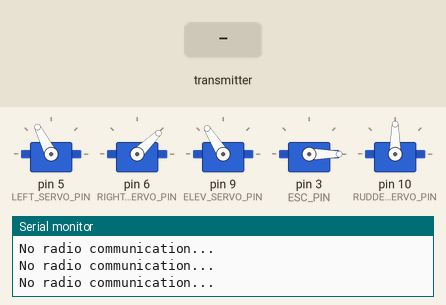
This sketch was run on a simulated Arduino Nano, built with avr-gcc and run on an emulated ATmega328P. Parts: 5 × servo, the last lines printed to the serial monitor. The inputs (shaded band) are chosen by the test bench. No radio packets arrive unless stated.

Above: at 7.2 s.
7.3 s: the transmitter starts sending roll = 0
At 10.19 s:
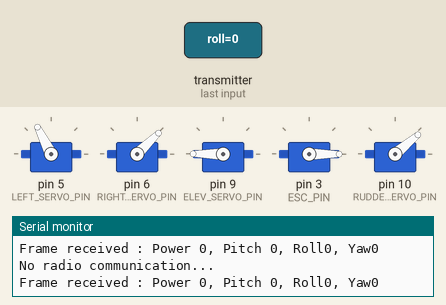
10.3 s: the transmitter starts sending pitch = 64
At 11.5 s:
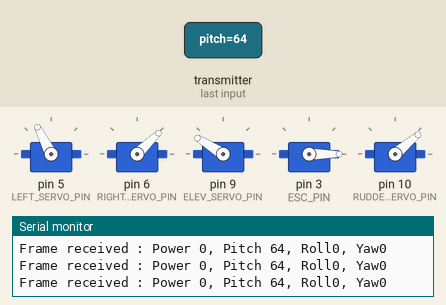
11.8 s: the transmitter starts sending yaw = 64
At 13.0 s:
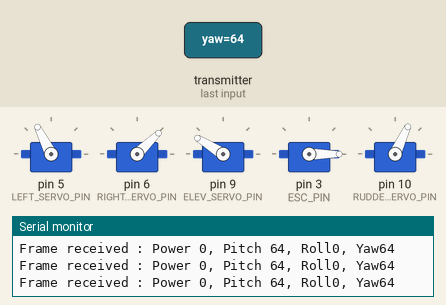
13.3 s: the transmitter starts sending power = 64
At 14.5 s:
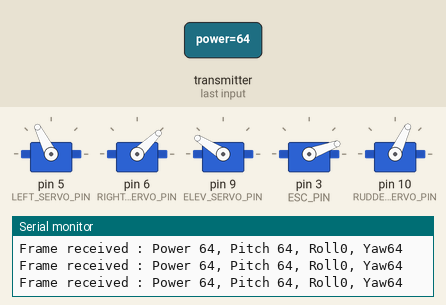
14.8 s: the transmitter starts sending pitch = 0
At 15.2 s:
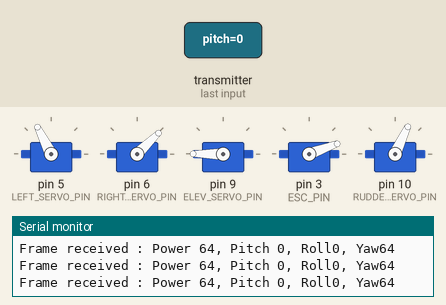
16.3 s: the transmitter starts sending yaw = 0
At 16.9 s:
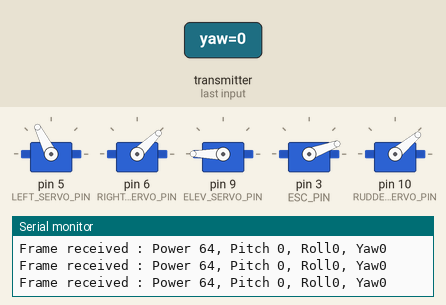
Timing chart, 0 to 18.8 s (numbered marks = the images above; inputs shaded):
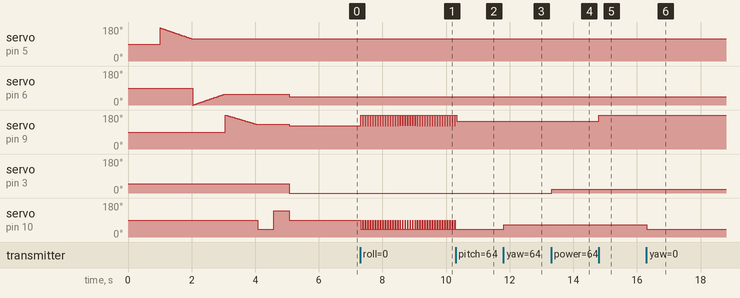

Measured:
- after the input at 7.3 s, servo on pin 9 (ELEV_SERVO_PIN): alternates 180° for 0.07 s and 122° for 0.01 s, starting at once; servo on pin 10 (RUDDER_SERVO_PIN): alternates 90° for 0.01 s and 40° for 0.07 s, starting at once
- after the input at 10.3 s, servo on pin 10 (RUDDER_SERVO_PIN): stops changing and stays 40°
- after the input at 11.8 s, servo on pin 10 (RUDDER_SERVO_PIN): 40° → 65° at once
- after the input at 13.3 s, servo on pin 3 (ESC_PIN): 0° → 20° at once
- after the input at 14.8 s, servo on pin 9 (ELEV_SERVO_PIN): 148° → 180° at once
- after the input at 16.3 s, servo on pin 10 (RUDDER_SERVO_PIN): 65° → 40° at once

The sketch:

main.ino
```cpp
// (licence header left out)
#include "aileron.h"
#include "motor.h"
#include "battery.h"
#include "rudder.h"
#include "radio.h"
#include "roll.h"

#include "header.h"

Aileron leftAileron;
Aileron rightAileron;
Roll roll;
Aileron elevAileron;

Battery lipoPack;
Motor brushless;
Rudder rudder;
//Radio radio(NRF24L01_CE, NRF24L01_CS);

RF24 radio(7, 8);

const byte channel = 120;
const uint8_t pipe[] = {0x01, 0x02};

/**
 * @brief startup script, checks all components are working well
 */
void start()
{
  Serial.println("START");
  leftAileron.moveSpeed(100, STARTUP_AILERONS_SPEED);
  rightAileron.moveSpeed(100, STARTUP_AILERONS_SPEED);
  elevAileron.moveSpeed(100, STARTUP_AILERONS_SPEED);
  rudder.test();
  leftAileron.moveIdle();
  rightAileron.moveIdle();
  elevAileron.moveIdle();
  rudder.moveIdle();
}

void setup()
{
  Serial.begin(9600);
  Serial.println("SETUP");

  leftAileron.init(LEFT_SERVO_PIN, LEFT_DOWN, LEFT_UP);
  rightAileron.init(RIGHT_SERVO_PIN, RIGHT_DOWN, RIGHT_UP);
  leftAileron.reverse();
  roll.init(leftAileron, rightAileron);
  elevAileron.init(ELEV_SERVO_PIN, ELEV_DOWN, ELEV_UP);
  elevAileron.reverse();
  brushless.init(ESC_PIN);
  rudder.init(RUDDER_SERVO_PIN, RUDDER_LEFT, RUDDER_RIGHT);

  lipoPack.init(LIPO_2S, VOLTAGE_RECTIFIER_COEFF);

  //radio.init(NRF24L01_CE, NRF24L01_CS);

  radio.begin();
  radio.setChannel(channel);
  radio.openReadingPipe(1, pipe[1]);

  //radio.setPALevel(RF24_PA_MIN);

  /*   radio.enableDynamicAck();
  radio.enableDynamicPayloads(); */

  const int lipoResistors[][2] = {{0, 0}, {R2, R3}};
  lipoPack.setResistorValues(lipoResistors);
  const uint8_t lipoPinout[] = {A0, A1};
  lipoPack.setPinout(lipoPinout);

  delay(1000);
  if (ENABLE_STARTUP)
    start();

  /*   if (radio.waitForConnection(CONNECTION_TIMEOUT))
    brushless.arm();
  else */
  brushless.arm();
  brushless.idle();
  radio.startListening();
}

void loop()
{
  /*
  radio.receiveData();

  brushless.setSpeed(radio.getPower());
  roll.setRoll(radio.getRoll());
  elevAileron.moveTo(radio.getPitch());
  rudder.moveTo(radio.getYaw());

  */

  TtoPDataFrame frame;

  if (radio.available())
  {
    radio.read(&frame, sizeof(TtoPDataFrame));
    roll.setRoll(frame.roll);
    elevAileron.moveTo(frame.pitch);
    rudder.moveTo(frame.yaw);
    brushless.setSpeed(frame.power);
    //delay(100);
    Serial.print("Frame received : Power ");
    Serial.print(frame.power);
    Serial.print(", Pitch ");
    Serial.print(frame.pitch);
    Serial.print(", Roll");
    Serial.print(frame.roll);
    Serial.print(", Yaw");
    Serial.println(frame.yaw);
    //radio.flush_rx();
    //radio.flush_tx();
  }
  else
  {
    Serial.println("No radio communication...");
    brushless.idle();
    roll.idle();
    elevAileron.moveIdle();
    rudder.moveIdle();
  }
  delay(10);
}
```

aileron.cpp
```cpp
// (licence header left out)
#include "aileron.h"
#include <Arduino.h>

Aileron::Aileron()
{
  m_reversed = false;
}

Aileron::~Aileron() {}

void Aileron::init(int pin_p, int min_p, int max_p)
{
  m_servoPin = pin_p;
  m_servo.attach(pin_p);
  if (min_p <= max_p)
  {
    m_minAngle = min_p;
    m_maxAngle = max_p;
  }
  else
  {
    m_minAngle = max_p;
    m_maxAngle = min_p;
  }
}

void Aileron::reverse()
{
  m_reversed = !m_reversed;
}

void Aileron::moveTo(uint8_t position_p)
{
  uint8_t targetAngle = map(position_p, 0, UINT8_MAX, m_reversed ? m_maxAngle : m_minAngle, m_reversed ? m_minAngle : m_maxAngle);
  m_servo.write(targetAngle);
}

void Aileron::moveSpeed(uint8_t position_p, uint8_t speed_p = 100, int start_p = -1)
{
  uint8_t firstStep = 0;
  if (start_p != -1)
  {
    firstStep = start_p;
    moveTo(start_p);
  }
  int stepDelay = map(speed_p, 0, 100, SLOWEST_MOVEMENT_DELAY, 0);
  for (uint8_t i = firstStep; i <= position_p; i++)
  {
    moveTo(i);
    delay(stepDelay);
  }
}

void Aileron::moveUp()
{
	moveTo(UINT8_MAX);
}

void Aileron::moveDown()
{
  moveTo(0);
}

void Aileron::moveIdle()
{
  moveTo((m_minAngle+m_maxAngle)/2);
}

uint8_t Aileron::getPosition()
{
  return m_servo.read();
}
```

aileron.h
```cpp
// (licence header left out)
#ifndef AILERON_HPP
#define AILERON_HPP

#include <Arduino.h>

/**
 * @brief the delay between two steps (1°) for a the slowest movement available
 * @note inversely proportionnal to the speed of the slowest movement
 */
#define SLOWEST_MOVEMENT_DELAY 100

#ifndef SERVO_H
#define SERVO_H
//#include "/home/valentin/Arduino/libraries/Servo/src/Servo.h"
#include "Servo.h"
#endif

/**
 * @class Aileron
 * @brief Representation of the ailerons
 */
class Aileron
{
private:
  Servo m_servo;
  uint8_t m_servoPin;
	/**
   * @brief minimum angle the servomotor can reach
   */
	uint8_t m_minAngle;
	/**
   * @brief maximum angle the servomotor can reach
   */
	uint8_t m_maxAngle;
	/**
   * @brief reverses the sense of rotation if set to true
   */
	bool m_reversed;

public:
	Aileron();
	/**
   * @brief Initialize the servomotor associated with the aileron
   * @note limit angles will be recorded so that m_minAngle <= m_maxAngle regardless of the parameters order. See
   * @param min_p minimum angle the servomotor can reach
   * @param max_p maximum angle the servomotor can reach
   * @param pin_p the pin the servomotor is attached to
   */
	void init(int pin_p, int min_p, int max_p);
	~Aileron();
	/**
   * @brief reverses the current sense of rotation of the servomotor
   */
	void reverse();
	/**
   * @brief moves aileron with a given angle
   * @param position_p final position in range 0-UINT8_MAX
   * @note position_p = 0 moves the aileron down, position_p = UINT8_MAX moves the aileron up
   */
	void moveTo(uint8_t position_p);

	/**
   * @brief moves aileron at specified speed
   * @param position_p final position in range 0-UINT8_MAX
   * @param speed_p movement speed (in percent, optional)
   * @param start_p start position (in percent, optional)
   */
	void moveSpeed(uint8_t position_p, uint8_t speed_p = 100, int start_p = -1);

	/**
   * @brief moves aileron upward at max speed
   */
	void moveUp();

	/**
   * @brief moves aileron downward at max speed
   */
	void moveDown();

  /**
   * @brief moves aileron to idle position
   */
  void moveIdle();

	uint8_t getPosition();
};

#endif
```

battery.cpp
```cpp
// (licence header left out)
#include "battery.h"
#include <Arduino.h>

Battery::Battery()
{
  this->m_nbCells = 0;
  this->m_rectifierCoefficient = 1.0;
  this->m_cellLevels = NULL;
  this->m_cellVoltages = NULL;
  this->m_resistorRatios = NULL;
  this->m_pinout = NULL;
}

void Battery::init(uint8_t NbCells_p, float rectifierCoefficient_p = 1.0)
{
  if (NbCells_p)
  {
    m_nbCells = NbCells_p;
    this->m_resistorRatios = new float[this->m_nbCells];
    this->m_pinout = new uint8_t[this->m_nbCells];
    this->m_cellVoltages = new float[this->m_nbCells];
    this->m_cellLevels = new float[this->m_nbCells];
    m_rectifierCoefficient = rectifierCoefficient_p;
  }
}

Battery::~Battery()
{
  delete[] this->m_cellLevels;
  delete[] this->m_cellVoltages;
  delete[] this->m_resistorRatios;
  delete[] this->m_pinout;
}

void Battery::setResistorValues(const int resistorValues_p[][2])
{
  for (uint8_t i = 0; i < m_nbCells; i++)
  {
    if (resistorValues_p[i][0]) //avoid division by zero
      m_resistorRatios[i] = (float)resistorValues_p[i][1] / resistorValues_p[i][0];
    else
      m_resistorRatios[i] = 0.0;
  }
}

void Battery::setPinout(const uint8_t pinout_p[])
{
  for (uint8_t i = 0; i < m_nbCells; i++)
    m_pinout[i] = pinout_p[i];
}

void Battery::refresh()
{
  uint8_t i;
  for (i = 0; i < m_nbCells; i++)
  {
    uint16_t samples[NB_SAMPLES_BATTERY];
    for (uint8_t j = 0; j < NB_SAMPLES_BATTERY; j++)
    {
      samples[j] = analogRead(m_pinout[i]);
      delayMicroseconds(DELAY_SAMPLES_BATTERY);
    }
    m_cellVoltages[i] = m_rectifierCoefficient * (float)ANALOG_REF * (float)mathFunctions::mean<float, uint16_t>(samples,NB_SAMPLES_BATTERY) * (1 + m_resistorRatios[i]) / ANALOG_PRECISION; //cumulated voltages
  }
  m_globalVoltage = m_cellVoltages[m_nbCells - 1];
  m_globalLevel = mathFunctions::map<float>(m_globalVoltage, m_nbCells * LIPO_LOWEST_VOLTAGE, m_nbCells * LIPO_HIGHEST_VOLTAGE, 0.0, 100.0);
  for (i = (m_nbCells - 1); i > 0; i--)
    m_cellVoltages[i] -= m_cellVoltages[i - 1]; //individual cell voltages
  for (i = 0; i < m_nbCells; i++)
    m_cellLevels[i] = mathFunctions::map<float>(m_cellVoltages[i], LIPO_LOWEST_VOLTAGE, LIPO_HIGHEST_VOLTAGE, 0.0, 100.0);
}

float Battery::getCellVoltage(uint8_t cellSelect_p)
{
  return m_cellVoltages[cellSelect_p];
}

float Battery::getCellLevel(uint8_t cellSelect_p)
{
  return m_cellLevels[cellSelect_p];
}

float Battery::getGlobalVoltage()
{
  return m_globalVoltage;
}

float Battery::getGlobalLevel()
{
  return m_globalLevel;
}

void Battery::print()
{
  Serial.println("******** BATTERY REPORT : ********");
  for (uint8_t i = 0; i < m_nbCells; i++)
  {
    Serial.print("Cell n°");
    Serial.print(i);
    Serial.print(" voltage: ");
    Serial.print(getCellVoltage(i), 2);
    Serial.println("V");
  }
  Serial.print("Total voltage : ");
  Serial.print(getGlobalVoltage(), 2);
  Serial.println("V");
  for (uint8_t i = 0; i < m_nbCells; i++)
  {
    Serial.print("Cell n°");
    Serial.print(i);
    Serial.print(" level: ");
    Serial.print(getCellLevel(i), 2);
    Serial.println("%");
  }
  Serial.print("Global level : ");
  Serial.print(getGlobalLevel(), 2);
  Serial.println("%");
  Serial.println("********");
}
```

battery.h
```cpp
// (licence header left out)
#ifndef BATTERY_HPP
#define BATTERY_HPP

#define LIPO_1S 1
#define LIPO_2S 2
#define LIPO_3S 3
#define LIPO_4S 4
#define LIPO_5S 5
#define LIPO_6S 6

#include <Arduino.h>
#include "math_functions.h"

#define LIPO_LOWEST_VOLTAGE 3.3 //voltage of a normally discharged lipo cell
#define LIPO_HIGHEST_VOLTAGE 4.2 //voltage of a fully charged lipo cell
#define ANALOG_REF 5.0
#define ANALOG_PRECISION 1023

#define NB_SAMPLES_BATTERY 10 //number of readings
#define DELAY_SAMPLES_BATTERY 500 //delay between two readings (in microseconds)

/**
 * @class Battery
 * @brief Represents the Lipo battery pack and implements methods to get its charge level
 */
class Battery
{
private:
  uint8_t m_nbCells;
  /**
   * @brief values of resistors ratios used in voltage dividers
   */
  float *m_resistorRatios;
  /**
   * @brief array containing voltage divider output pins
   */
  uint8_t *m_pinout;
  /**
   * @brief individual voltages of battery cells in Volts
   */
  float *m_cellVoltages;
  /**
   * @brief individual levels of battery cells in percent
   */
  float *m_cellLevels;
  /**
   * @brief global voltage of battery pack
   */
  float m_globalVoltage;
  /**
   * @brief global level of battery pack
   */
  float m_globalLevel;
  /**
   * @brief a coefficient to ajust voltge measurement according to multimiter one
   */
  float m_rectifierCoefficient;

public:
  Battery();
  /**
   * @brief Destroy the Battery object
   */
  ~Battery();
    /**
   * @brief Initialize a Battery object with a specified number of cells
   * @param NbCells_p number of cells of the battery pack
   * @param rectifierCoefficient_p the rectifier coefficient to apply on voltage measurements
   */
  void init(uint8_t NbCells_p, float rectifierCoefficient_p);
  /**
   * @brief set all resistor values used in voltage divider
   * @param resistorValues_p[][2] array containing all resistor values in the format {{R1, R2},{R3, R4}} (see README.md)
   * @note the size of resistorValues_p must be equal to the number of cells m_nbCells
   * @note set resistorValues_p[i] to {0,0} if there is no voltage divider to measure i-th cell voltage
   */
  void setResistorValues(const int resistorValues_p[][2]);
  /**
   * @brief Set the Pinout of the voltage divider in the format {}
   * @note the size of pinout_p must be equal to the number of cells m_nbCells
   * @param pinout_p
   */
  void setPinout(const uint8_t pinout_p[]);
  /**
   * @brief refreshes voltage and level of all battery cells and global voltage and level
   */
  void refresh();
  /**
   * @brief Get the individual voltage of a battery cell
   * @param cellSelect_p index of target cell (must be < nbCells)
   * @return float selected cell voltage in volts
   */
  float getCellVoltage(uint8_t cellSelect_p);
  /**
   * @brief Get the individual level percentage of a battery cell
   * @param cellSelect_p index of target cell (must be < nbCells)
   * @return float selected cell level in percents
   */
  float getCellLevel(uint8_t cellSelect_p);
  /**
   * @brief Get the Total Voltage of the lipo pack
   * @return float total voltage in volts
   */
  float getGlobalVoltage();
  /**
   * @brief Get the Global Level of the lipo pack calculated from global voltage
   * @return float total level in percents
   */
  float getGlobalLevel();
  /**
   * @brief prints all battery data to Serial monitor
   * @note use for debugging purposes
   */
  void print();
};

#endif
```

frame.cpp
```cpp
// (licence header left out)
/*
#include "frame.h"

incomingFrame::incomingFrame()
{
}

incomingFrame::incomingFrame(const TtoPDataFrame newFrame_p)
{
  m_frame = newFrame_p;
}

incomingFrame::~incomingFrame(){}

bool incomingFrame::isAuthentificationFrame()
{
  return m_frame.pitch == AUTH_PITCH && m_frame.roll == AUTH_ROLL && m_frame.power == AUTH_POWER;
} */
```

frame.h
```cpp
// (licence header left out)
#ifndef FRAME_H
#define FRAME_H

#include "battery.h"
#include <Arduino.h>

/**
 * @brief Struct composed with all data contained in a frame sent from the Transmitter to the Plane
 */
typedef struct{
  uint8_t roll;
  uint8_t pitch;
  uint8_t yaw;
  uint8_t power;
}TtoPDataFrame;

/**
 * @brief Struct composed with all data contained in a frame sent from the Plane to the Transmitter
 */
typedef struct
{
  float cellVoltages[LIPO_2S];
  float temp;
  float hum;
}PtoTDataFrame;

/* class incomingFrame
{
private:
  TtoPDataFrame m_frame;
public:
  incomingFrame();
  incomingFrame(const TtoPDataFrame newFrame_p);
  ~incomingFrame();
  bool isAuthentificationFrame();
}; */

#endif
```

header.h
```cpp
/* Pinout Declarations */
#define LEFT_SERVO_PIN 5 //Data pin of servomotor controlling left wing aileron
#define RIGHT_SERVO_PIN 6
#define ELEV_SERVO_PIN 9
#define RUDDER_SERVO_PIN 10

#define ESC_PIN 3 //Brushless motor ESC

#define DT11_DATA_PIN 2 //Temperature and humidity sensor

#define NRF24L01_CE 7
#define NRF24L01_CS 8

#define LIPO_MIDPOINT A0
#define LIPO_VCC A1

/* Servo Limit Angles */
#define LEFT_UP 25
#define LEFT_DOWN 175
#define RIGHT_UP 0
#define RIGHT_DOWN 150
#define ELEV_UP 50
#define ELEV_DOWN 180
#define RUDDER_LEFT 40
#define RUDDER_RIGHT 140

/* Lipo Voltage Divider Resistor Values */
#define R2 1000 //ohms
#define R3 1000 //ohms

#define VOLTAGE_RECTIFIER_COEFF 0.9288

/* Others */
#define ENABLE_STARTUP 1
#define STARTUP_AILERONS_SPEED 90 //in percent
#define MOTOR_TEST_DURATION 10000 //in milliseconds
#define CONNECTION_TIMEOUT 60     //in seconds
```

math_functions.h
```cpp
// (licence header left out)
#ifndef MATHFUNCTIONS_H
#define MATHFUNCTIONS_H

#include <Arduino.h>

/**
 * @namespace mathFunctions
 * @brief collection of useful templated math functions
 */
namespace mathFunctions
{

  /**
 * @brief computes a sum
 * @tparam T type of return
 * @tparam K type of input data
 * @param dataArray_p array containing all values
 * @param size_p size of arrayData_p
 * @return T sum value
 */
  template <typename T, typename K>
  T sum(K dataArray_p[], uint8_t size_p)
  {
    T sum = 0;
    for (uint8_t i = 0; i < size_p; i++)
      sum += dataArray_p[i];
    return sum;
  }

  /**
 * @brief computes a mean value
 * @tparam T type of input data
 * @tparam K type of return
 * @tparam U type of sum (optional)
 * @note set U to avoid overflow situations when calculating sum
 * @param dataArray_p array containing all values
 * @param size_p size of arrayData_p
 * @return T mean value
 */
  template <typename T, typename K, typename U = K>
  T mean(K dataArray_p[], uint8_t size_p)
  {
    return (T)(sum<U, K>(dataArray_p, size_p) / size_p);
  }

  /**
 * @brief extracts digit from a number
 * @tparam T type of number
 * @tparam K type of returned digit (optional)
 * @param number_p input number
 * @param digitSelect_p digit selector (starting from rightmost digit at default index 0)
 * @param base_p base of input number
 * @return K extracted digit (0 in case of an overflow)
 */
  template <typename T, typename K = T>
  K extractDigit(T number_p, uint8_t digitSelect_p = 0, uint8_t base_p = 10)
  {
    while (number_p && digitSelect_p)
    {
      number_p /= base_p;
      digitSelect_p--;
    }
    return (K)(number_p % base_p);
  }

  /**
 * @brief Re-maps a number from one range to another
 * @note equivalent of the [Arduino map function](https://www.arduino.cc/reference/en/language/functions/math/map/) extended to all type of values
 * @tparam T type of input range
 * @tparam U type of output range (default set to T)
 * @tparam K type of return value
 * @param base base number
 * @param minBase lower bound of input range
 * @param maxBase upper bound of input range
 * @param newMin lower bound of output range
 * @param newMax upper bound of output range
 * @return re-mapped number
 */
  template <typename T, typename U = T, typename K = U>
  K map(T base, T minBase, T maxBase, U newMin, U newMax)
  {
    T baseRange = maxBase - minBase;
    U newRange = newMax - newMin;
    return (K)(newMin + (base - minBase) * newRange / baseRange);
  }
} // namespace mathFunctions

#endif
```

motor.cpp
```cpp
// (licence header left out)
#include "motor.h"
#include <Arduino.h>

Motor::Motor()
{
    m_speed = 0;
    m_armed = false;
    m_ESC = Servo();
}

void Motor::init(uint8_t dataPin_p)
{
  m_ESC.attach(dataPin_p,1000,2000);
  m_ESC.write(ANTI_ARM_SPEED);
}

void Motor::arm()
{
    m_ESC.write(0);
    delay(1000);
    m_armed = true;
}

void Motor::setSpeed(uint8_t newSpeed_p)
{
  if (m_armed || (!newSpeed_p))
    {
      m_speed = map(newSpeed_p, 0, UINT8_MAX, 0, MAX_SPEED);
      m_ESC.write(m_speed);
    }
}

void Motor::idle()
{
  setSpeed(0);
}

bool Motor::isArmed()
{
  return m_armed;
}

void Motor::test(int duration_p)
{
  if (m_armed)
    {
      int del = duration_p / MAX_SPEED;
      idle();
      for (uint8_t i = 0; i < UINT8_MAX; i++)
      {
        setSpeed(i);
        delay(del);
      }
    }
}
```

Source omitted: motor.h (1417 bytes), radio.cpp (2632 bytes), radio.h (1454 bytes), roll.cpp (589 bytes), roll.h (721 bytes), rudder.cpp (880 bytes), rudder.h (906 bytes)
